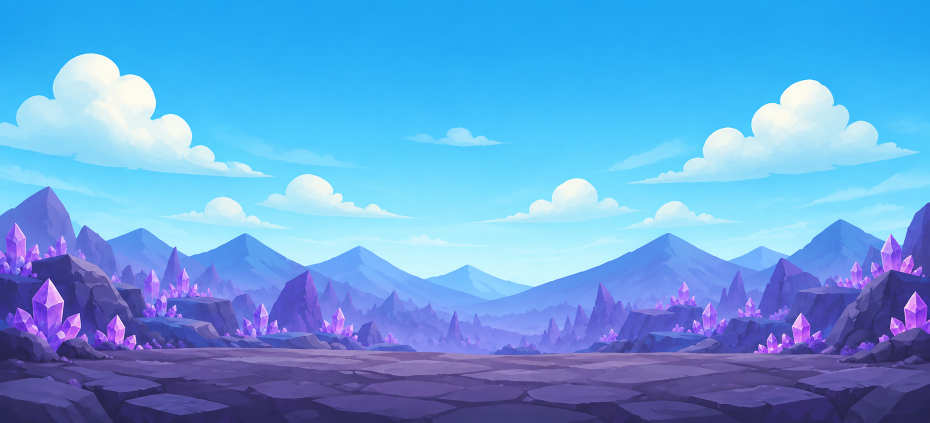
#> input picture assets/source/sites/amethyst/surface-source.png, 1859 x 846 px (shown at 1/2 size)
$ python normalize_surface.py
#> lines starting #> are read from the running program, lines starting #| are printed output that depends on the picture
"""Normalize the five approved surface landscape candidates to game resolution."""

from pathlib import Path
from shutil import copyfile

from PIL import Image


ROOT = Path(__file__).resolve().parents[3]
GENERATED = Path('/Users/mofy/.codex/generated_images/01a0f681-596c-72a2-889d-c239ec0fbb90')
SOURCE_FILES = {
    'amethyst': 'exec-9de0b31e-039d-4d6d-882e-e86d9f525779.png',
    'ruby': 'exec-30a853f0-5a17-4307-b822-617d2beb5c59.png',
    'sapphire': 'exec-d4797f7f-6860-4481-bb42-dd36bc9c3b3d.png',
    'emerald': 'exec-29198ba4-0bbe-4262-9088-23634100081e.png',
    'diamond': 'exec-266d2fbf-59f4-4d76-b358-64aa5f935e59.png',
}

for site_id, generated_name in SOURCE_FILES.items():
    source = ROOT / 'assets' / 'source' / 'sites' / site_id / 'surface-source.png'
    output = ROOT / 'public' / 'assets' / 'sites' / site_id / 'surface.webp'
    source.parent.mkdir(parents=True, exist_ok=True)
    output.parent.mkdir(parents=True, exist_ok=True)
    if not source.exists():
        copyfile(GENERATED / generated_name, source)
    with Image.open(source) as image:
#> image is the input picture: PIL image 1859x846 RGB; mean R, G, B 99.3, 159.9, 221
        image.convert('RGB').resize((720, 328), Image.Resampling.LANCZOS).save(
            output, 'WEBP', quality=88, method=6
        )
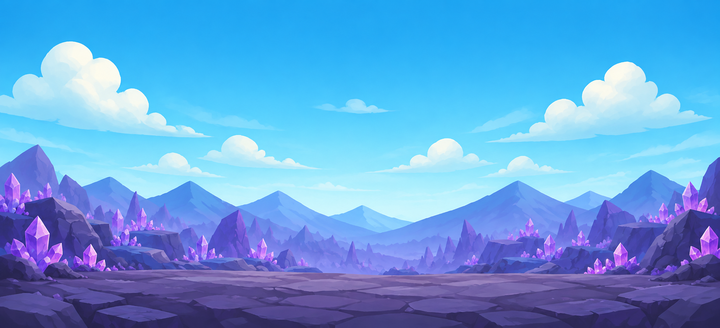
#> saved as surface.webp: PIL image 720x328 RGB; mean R, G, B 99.3, 159.9, 221
    print(f'{site_id}: {source} -> {output}')
